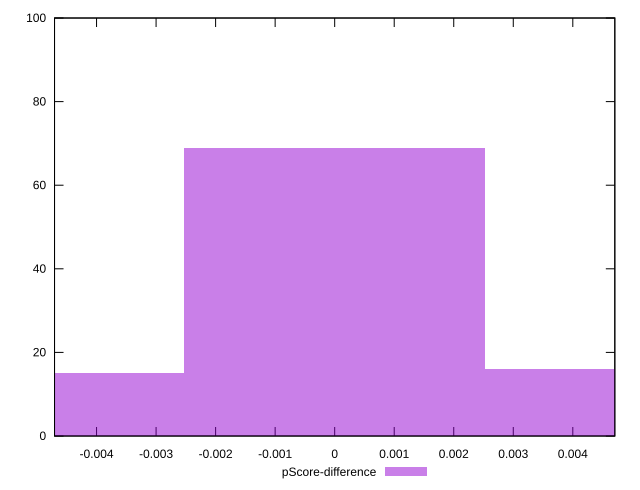

Reproduce this figure in gnuplot.
reset

$pScoreDifference <<EOF
0 69
0.005061227328236626 16
-0.005061227328236626 15
EOF

set key outside below
set boxwidth 0.005061227328236626
set xrange [-0.004705882352941192:0.004705882352941171]
set yrange [0:100]
set trange [0:100]
set style fill transparent solid 0.5 noborder
set terminal svg size 640, 490 enhanced background rgb 'white'
set output "report_00021_2021-02-20T09:16:39.615Z/unused-javascript/samples/pages/pScore-difference/histogram.svg"

plot $pScoreDifference title "pScore-difference" with boxes

reset
